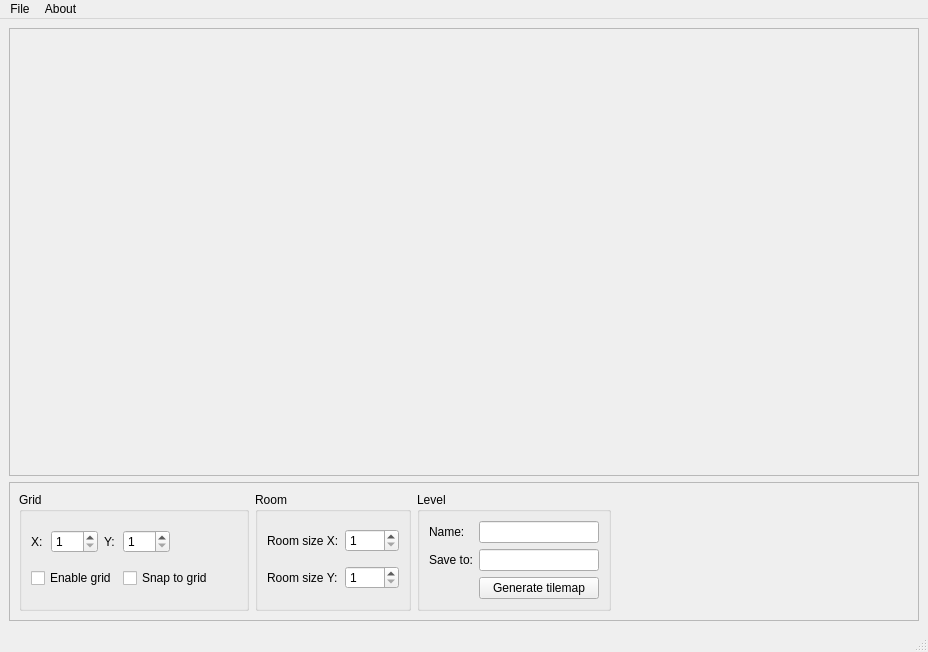
<?xml version="1.0" encoding="UTF-8"?>
<ui version="4.0">
 <class>MainWindow</class>
 <widget class="QMainWindow" name="MainWindow">
  <property name="geometry">
   <rect>
    <x>0</x>
    <y>0</y>
    <width>928</width>
    <height>652</height>
   </rect>
  </property>
  <property name="windowTitle">
   <string/>
  </property>
  <widget class="QWidget" name="centralwidget">
   <property name="minimumSize">
    <size>
     <width>320</width>
     <height>240</height>
    </size>
   </property>
   <layout class="QVBoxLayout" name="verticalLayout">
    <item>
     <widget class="QScrollArea" name="scrollArea">
      <property name="widgetResizable">
       <bool>true</bool>
      </property>
      <widget class="QWidget" name="scrollAreaWidgetContents">
       <property name="geometry">
        <rect>
         <x>0</x>
         <y>0</y>
         <width>908</width>
         <height>447</height>
        </rect>
       </property>
       <layout class="QHBoxLayout" name="horizontalLayout_2">
        <item>
         <widget class="Canvas" name="widget" native="true"/>
        </item>
       </layout>
      </widget>
     </widget>
    </item>
    <item>
     <widget class="QFrame" name="frame">
      <property name="frameShape">
       <enum>QFrame::StyledPanel</enum>
      </property>
      <property name="frameShadow">
       <enum>QFrame::Raised</enum>
      </property>
      <layout class="QHBoxLayout" name="horizontalLayout">
       <item>
        <widget class="QGroupBox" name="groupBox">
         <property name="title">
          <string>Grid</string>
         </property>
         <layout class="QGridLayout" name="gridLayout">
          <item row="0" column="0">
           <widget class="QLabel" name="label">
            <property name="text">
             <string>X:</string>
            </property>
           </widget>
          </item>
          <item row="0" column="1">
           <widget class="QSpinBox" name="spinBox">
            <property name="minimum">
             <number>1</number>
            </property>
            <property name="maximum">
             <number>999</number>
            </property>
           </widget>
          </item>
          <item row="0" column="2">
           <widget class="QLabel" name="label_2">
            <property name="text">
             <string>Y:</string>
            </property>
           </widget>
          </item>
          <item row="0" column="3">
           <widget class="QSpinBox" name="spinBox_2">
            <property name="minimum">
             <number>1</number>
            </property>
            <property name="maximum">
             <number>999</number>
            </property>
           </widget>
          </item>
          <item row="0" column="4">
           <spacer name="horizontalSpacer">
            <property name="orientation">
             <enum>Qt::Horizontal</enum>
            </property>
            <property name="sizeHint" stdset="0">
             <size>
              <width>61</width>
              <height>20</height>
             </size>
            </property>
           </spacer>
          </item>
          <item row="1" column="0" colspan="3">
           <widget class="QCheckBox" name="checkBox">
            <property name="text">
             <string>Enable grid</string>
            </property>
           </widget>
          </item>
          <item row="1" column="3" colspan="2">
           <widget class="QCheckBox" name="checkBox_3">
            <property name="text">
             <string>Snap to grid</string>
            </property>
           </widget>
          </item>
         </layout>
        </widget>
       </item>
       <item>
        <widget class="QGroupBox" name="groupBox_2">
         <property name="title">
          <string>Room</string>
         </property>
         <layout class="QGridLayout" name="gridLayout_2">
          <item row="0" column="0">
           <widget class="QLabel" name="label_5">
            <property name="text">
             <string>Room size X:</string>
            </property>
           </widget>
          </item>
          <item row="1" column="1">
           <widget class="QSpinBox" name="spinBox_6">
            <property name="minimum">
             <number>1</number>
            </property>
            <property name="maximum">
             <number>9999</number>
            </property>
           </widget>
          </item>
          <item row="1" column="0">
           <widget class="QLabel" name="label_6">
            <property name="text">
             <string>Room size Y:</string>
            </property>
           </widget>
          </item>
          <item row="0" column="1">
           <widget class="QSpinBox" name="spinBox_5">
            <property name="minimum">
             <number>1</number>
            </property>
            <property name="maximum">
             <number>9999</number>
            </property>
           </widget>
          </item>
         </layout>
        </widget>
       </item>
       <item>
        <widget class="QGroupBox" name="groupBox_3">
         <property name="title">
          <string>Level</string>
         </property>
         <layout class="QGridLayout" name="gridLayout_3">
          <item row="1" column="0">
           <widget class="QLabel" name="label_8">
            <property name="text">
             <string>Save to:</string>
            </property>
           </widget>
          </item>
          <item row="1" column="1">
           <widget class="QLineEdit" name="lineEdit_2"/>
          </item>
          <item row="0" column="0">
           <widget class="QLabel" name="label_7">
            <property name="text">
             <string>Name:</string>
            </property>
           </widget>
          </item>
          <item row="2" column="1">
           <widget class="QPushButton" name="pushButton">
            <property name="text">
             <string>Generate tilemap</string>
            </property>
           </widget>
          </item>
          <item row="0" column="1">
           <widget class="QLineEdit" name="lineEdit"/>
          </item>
         </layout>
        </widget>
       </item>
       <item>
        <spacer name="horizontalSpacer_2">
         <property name="orientation">
          <enum>Qt::Horizontal</enum>
         </property>
         <property name="sizeHint" stdset="0">
          <size>
           <width>298</width>
           <height>20</height>
          </size>
         </property>
        </spacer>
       </item>
      </layout>
     </widget>
    </item>
   </layout>
  </widget>
  <widget class="QMenuBar" name="menubar">
   <property name="geometry">
    <rect>
     <x>0</x>
     <y>0</y>
     <width>928</width>
     <height>22</height>
    </rect>
   </property>
   <property name="defaultUp">
    <bool>true</bool>
   </property>
   <widget class="QMenu" name="menuFile">
    <property name="title">
     <string>File</string>
    </property>
    <addaction name="actionLoad_image"/>
   </widget>
   <widget class="QMenu" name="menuAbout">
    <property name="title">
     <string>About</string>
    </property>
    <addaction name="actionAbout"/>
   </widget>
   <addaction name="menuFile"/>
   <addaction name="menuAbout"/>
  </widget>
  <widget class="QStatusBar" name="statusbar"/>
  <action name="actionAbout">
   <property name="text">
    <string>About</string>
   </property>
  </action>
  <action name="actionLoad_image">
   <property name="text">
    <string>Load image</string>
   </property>
  </action>
 </widget>
 <customwidgets>
  <customwidget>
   <class>Canvas</class>
   <extends>QWidget</extends>
   <header>Canvas.h</header>
   <container>1</container>
  </customwidget>
 </customwidgets>
 <resources/>
 <connections/>
</ui>
